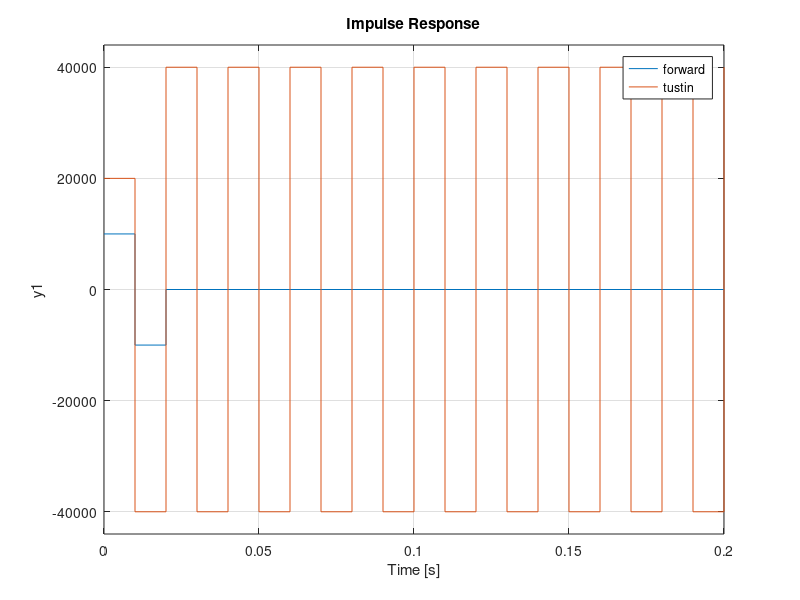

Write the MATLAB code that produced this figure. (Note: this script raises an error after producing the figure.)
clear all; close all; clc;
Fe=100;Df=1;Te=1/Fe;

% fonctions de transfert (fonctions inline de la variable z VECTORISEE "./")
Hf = @(z) ((z-1)./(z*Te));   % forward Euler ou "zero order hold"
Hb = @(z) ((z-1)./Te)     ;  % backward Euler
Ht = @(z) ((z-1)./(z+1)*2/Te); % bilineaire ou Tustin ou trapezoidale

f=0:Df:2*Fe;         % vecteur des fréquences
w=2*pi*f;            % vecteur des pulsations
p=i*w ;              % Et oui ! vecteur de la variable de Laplace 
z=exp(Te*p);         % encore plus fort : les valeurs de z aux différentes pulsations

% certaines fréquences comme 0 et we/2 donnent 
% des singularités à éviter pour l'afficahge: 
% on fait un vecteur des indices à afficher qui évite
% cela en prenant que les indices pairs
aff=2:2:length(f);
plot(f(aff),abs(Hf(z(aff))),'g+-'); hold on;
plot(f(aff),abs(Hb(z(aff))),'bo-'); 
plot(f(aff),abs(Ht(z(aff))),'k+-'); 
plot(f(aff),abs(p(aff)),'r');
xlabel("frequence [Hz]");
ylabel("module en echelle lineaire")
legend(["forwar";"backward";"bilineaire";"derivateur continu"],"location","north")

dBde = @(g) 20*log10(abs(g));

semilogx(f(aff),dBde(Hf(z(aff))),'g+-'); hold on;
semilogx(f(aff),dBde(Hb(z(aff))),'bo-'); 
semilogx(f(aff),dBde(Ht(z(aff))),'k+-'); 
semilogx(f(aff),dBde(p(aff)),'r');
xlabel("frequence [Hz]");
ylabel("module dB")
legend(["forwar";"backward";"bilineaire";"derivateur continu"],"location","northwest")

argDeg = @(g) (180/pi*arg(g));

plot(f(aff),argDeg(Hf(z(aff))),'g-'); hold on;
plot(f(aff),argDeg(Hb(z(aff))),'b-'); 
plot(f(aff),argDeg(Ht(z(aff))),'k.-'); 
plot(f(aff),argDeg(p(aff)),'r');grid
xlabel("frequence [Hz]");
ylabel("module dB")
legend(["forwar";"backward";"bilineaire";"derivateur continu"],"location","southwest")

N = Fe/Df;
k=0:(N-1);
stem(k,ifft(Hf(z(1:(Fe/Df)))),'g'); hold on;
stem(k,ifft(Hb(z(1:(Fe/Df)))),'b'); 
legend("forward","backward");

k=k-N/2;
stem(k,fftshift(ifft(Hf(z(1:(Fe/Df))))),'g'); hold on;
stem(k,fftshift(ifft(Hb(z(1:(Fe/Df))))),'b'); 
legend("forward","backward");

stem(k,fftshift(ifft(Ht(z(1:(Fe/Df))))),'k'); hold on;
ht = 2/Te*(k>=0) .* (2*(-1).^k -(k==0)) ;
stem(k,ht,'r');
legend("Rip par TFD avec repliement","Rip analytique par TFSD sans repliement","location","northwest")

k=0:20 ;
x = (k==0) ; % impulsion unité (vrai = 1, faux = 0)
y = zeros(1,21);

y(1) = x(1)/Te*2 ; % première itération

for id=2:length(k)-1 
    y(id) = -y(id-1) + (x(id)-x(id-1))/Te*2 ;
end
stem(k,y,'r'); hold on



pkg load control %% pour octave uniquement, inutile avec matlab

% si tf reçoit un troisième argument alors c'est Te
%    et tf contruit un système discret
% coef des polynomes en z ! pas z^-1
backward=tf([1 -1]/Te , [1],Te) 
        %   (z -1)/Te /  1   = (z-1)/Te = Hb

forward=tf([1 -1]/Te ,[1 0],Te) 
        %  (z -1)/Te / z     = (1-z^-1)/Te = Hf

tustin= tf(2*[1 -1]/Te , [1 1],Te) 
        %  2 (z -1)/Te / (z+1)     = Ht

% système continu celui là!
derivateur = tf([1 0],[1])

bode(backward,forward,tustin,derivateur)

impulse(forward,tustin,T=k*Te)
disp("ça passe pour forward et tustin")
disp("\n en revanche pour backward...\n")
impulse(backward,tustin,T=k*Te)


wn=1000*2*pi;
zeta = 0.1; 
second=tf([wn^2],[1 2*zeta*wn wn^2])
bode(second)

wn=2*pi*10;
zeta = 0.1; 
second=tf([wn^2],[1 2*zeta*wn wn^2])
Fe=100;Te=1/Fe;
Gt=c2d(second,Te,'bilinear')
Gf=c2d(second,Te,'zoh')
pzmap(Gt); hold on;
z=exp(i*2*pi*(0:1:100)/100);
plot(real(z),imag(z))

bode(Gt,Gf,second,W=2*pi*(7:0.01:12))

help bode


